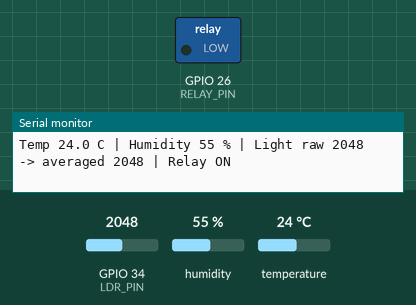
The sketch below on a simulated ESP32. On the bench: switched loads named in the sketch (green lamp = pin HIGH), the last lines printed to the serial monitor. Inputs (shaded band) come from the test bench; at power-on: GPIO 34 (LDR_PIN) = 2048, humidity 55 %, temperature 24 °C.

Above: at 1.2 s.
1.3 s: GPIO 34 (LDR_PIN) set to 1931
At 3.5 s:
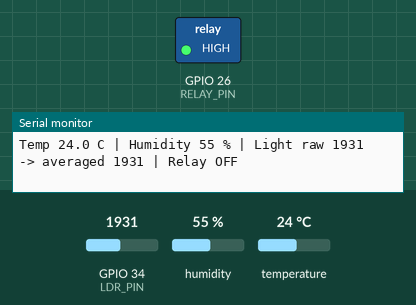
5.9 s: GPIO 34 (LDR_PIN) set to 2040
At 7.7 s:
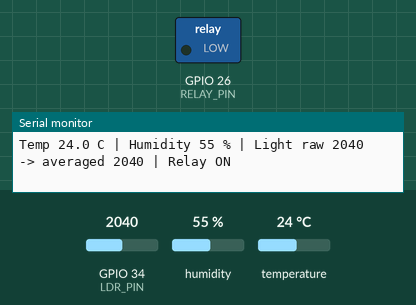
8.0 s: GPIO 34 (LDR_PIN) set to 1960
At 9.8 s:
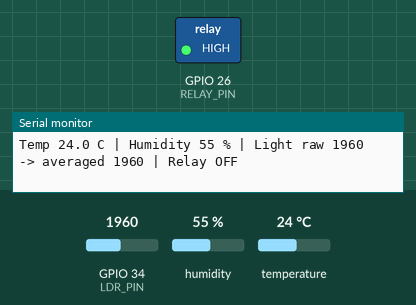
Timing chart, 0 to 11.3 s (numbered marks = the images above; inputs shaded):
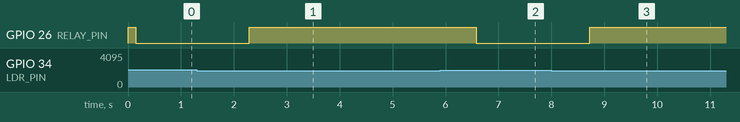

Measured:
- the behaviour switches between 2001 and 2000 on GPIO 34 (LDR_PIN) (found by bisection; images 0 and 1)
- after the input at 1.3 s, GPIO 26 (RELAY_PIN): LOW → HIGH after 0.99 s
- after the input at 5.9 s, GPIO 26 (RELAY_PIN): HIGH → LOW after 0.68 s
- after the input at 8.0 s, GPIO 26 (RELAY_PIN): LOW → HIGH after 0.73 s

The sketch:

task4_sensors.ino
```cpp
/* Task 4.1 - Forge hardware test
   Reads the DHT11 (temperature + humidity) and the LDR (light), averages the
   light over 15 samples, and switches the relay on its own when the light
   reading is above a threshold. Everything is printed to the Serial Monitor.
   No WiFi and no cloud yet - this proves the hardware first. */

#include <DHT.h>

const int DHT_PIN   = 4;       // DHT11 data
const int LDR_PIN   = 34;      // LDR divider (an ADC1 pin, so it also works once WiFi is on)
const int RELAY_PIN = 26;      // relay module IN
const int RELAY_ON  = LOW;     // swap if your relay module is the opposite (see Task 2)
const int RELAY_OFF = HIGH;

const int SAMPLES       = 15;  // readings averaged into one light value
const int SAMPLE_GAP_MS = 8;   // pause between two samples
int threshold = 2000;          // 0-4095: relay ON above this light reading (tune it later)

DHT dht(DHT_PIN, DHT11);

int readLightAveraged() {
  long sum = 0;
  for (int i = 0; i < SAMPLES; i++) {
    sum += analogRead(LDR_PIN);
    delay(SAMPLE_GAP_MS);
  }
  return sum / SAMPLES;
}

void setup() {
  Serial.begin(115200);
  digitalWrite(RELAY_PIN, RELAY_OFF);      // start in the safe OFF state
  pinMode(RELAY_PIN, OUTPUT);
  dht.begin();
}

void loop() {
  float temperature = dht.readTemperature();   // degrees C
  float humidity    = dht.readHumidity();      // percent
  int lightRaw      = analogRead(LDR_PIN);     // one single reading: jumpy
  int light         = readLightAveraged();     // 15 readings averaged: steady

  bool relayOn = light > threshold;
  digitalWrite(RELAY_PIN, relayOn ? RELAY_ON : RELAY_OFF);

  if (isnan(temperature) || isnan(humidity)) {
    Serial.println("DHT11 read failed - check the wiring");
  } else {
    Serial.printf("Temp %.1f C | Humidity %.0f %% | Light raw %d -> averaged %d | Relay %s\n",
                  temperature, humidity, lightRaw, light, relayOn ? "ON" : "OFF");
  }
  delay(2000);                                 // the DHT11 needs at least 2 s between reads
}
```
